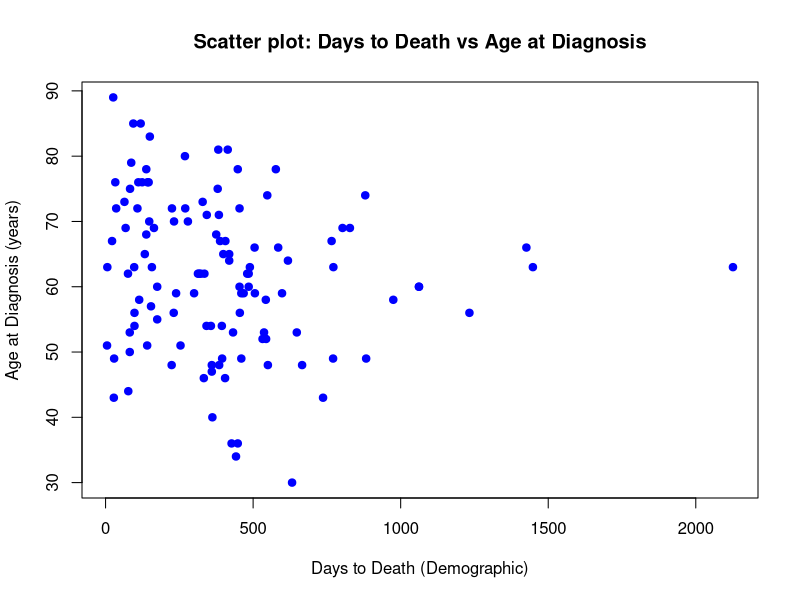
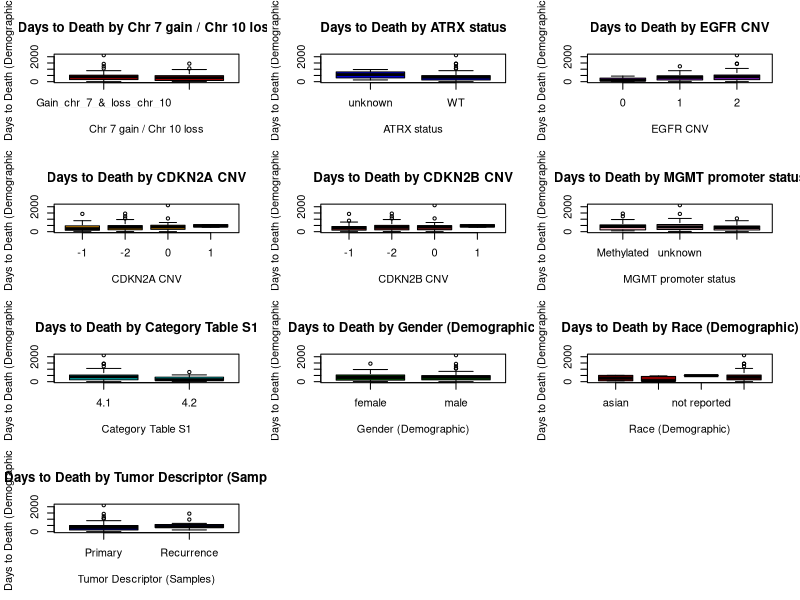
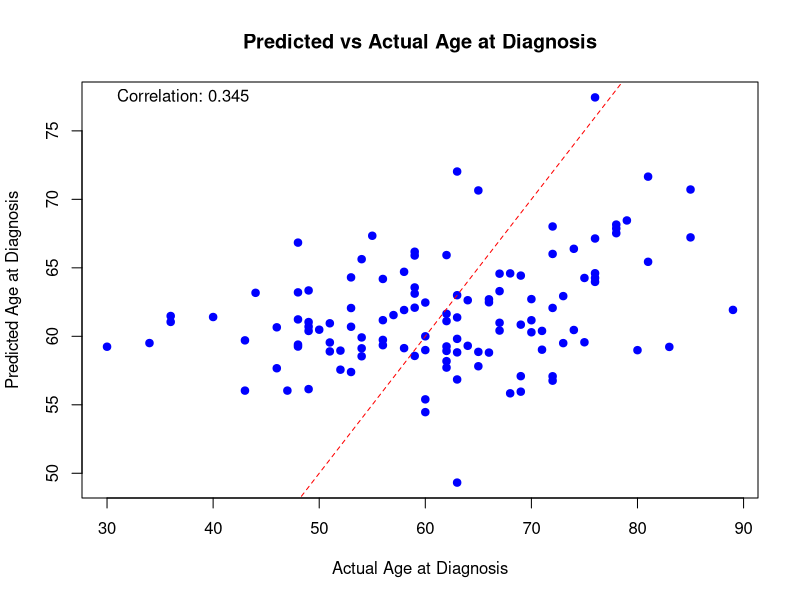
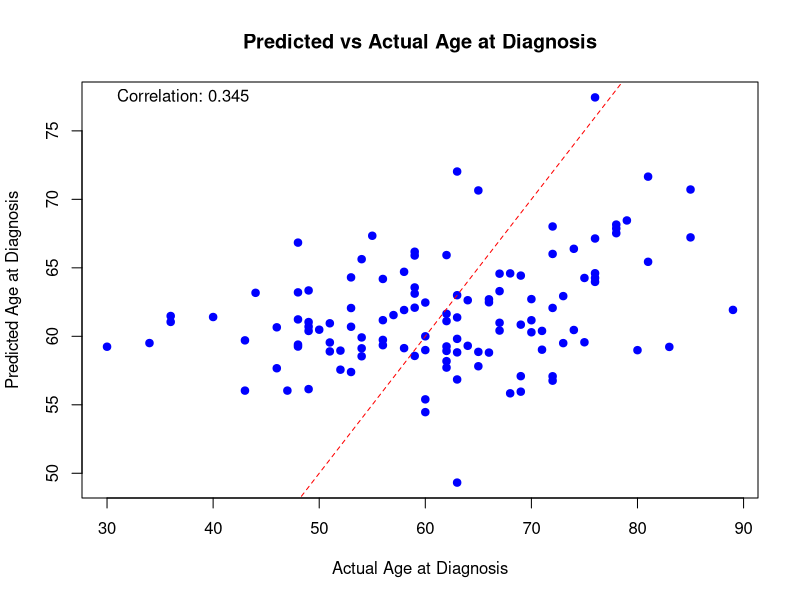

Write R code to recreate these figures, in order.
# Install readxl package if not already installed
install.packages("readxl", dependencies = TRUE)
install.packages("caret")

# Load required libraries
library(readxl)
library(caret)

# Load clinical data
clinica_data <- read_excel("data/ClinicaGliomasMayo2025.xlsx")

# Load gene expression data
# xcell_gene_tpm <- read_excel("data/xCell_gene_tpm_Mayo2025.xlsx")

# Set up a 4x3 plotting area to show all scatter plots at once

# Scatter plot: days_to_death.demographic vs Age_years_at_diagnosis
plot(clinica_data$days_to_death.demographic, clinica_data$Age_years_at_diagnosis,
     xlab = "Days to Death (Demographic)",
     ylab = "Age at Diagnosis (years)",
     main = "Scatter plot: Days to Death vs Age at Diagnosis",
     pch = 19, col = "blue")


par(mfrow = c(4, 3))

# Boxplot: days_to_death.demographic by Chr_7_gain_Chr_10_loss
boxplot(days_to_death.demographic ~ Chr_7_gain_Chr_10_loss, data = clinica_data,
        xlab = "Chr 7 gain / Chr 10 loss",
        ylab = "Days to Death (Demographic)",
        main = "Days to Death by Chr 7 gain / Chr 10 loss",
        col = "red")

# Boxplot: days_to_death.demographic by ATRX_status
boxplot(days_to_death.demographic ~ ATRX_status, data = clinica_data,
        xlab = "ATRX status",
        ylab = "Days to Death (Demographic)",
        main = "Days to Death by ATRX status",
        col = "blue")

# Boxplot: days_to_death.demographic by EGFR_CNV
boxplot(days_to_death.demographic ~ EGFR_CNV, data = clinica_data,
        xlab = "EGFR CNV",
        ylab = "Days to Death (Demographic)",
        main = "Days to Death by EGFR CNV",
        col = "purple")

# Boxplot: days_to_death.demographic by CDKN2A_CNV
boxplot(days_to_death.demographic ~ CDKN2A_CNV, data = clinica_data,
        xlab = "CDKN2A CNV",
        ylab = "Days to Death (Demographic)",
        main = "Days to Death by CDKN2A CNV",
        col = "orange")

# Boxplot: days_to_death.demographic by CDKN2B_CNV
boxplot(days_to_death.demographic ~ CDKN2B_CNV, data = clinica_data,
        xlab = "CDKN2B CNV",
        ylab = "Days to Death (Demographic)",
        main = "Days to Death by CDKN2B CNV",
        col = "brown")

# Boxplot: days_to_death.demographic by MGMT_promoter_status
boxplot(days_to_death.demographic ~ MGMT_promoter_status, data = clinica_data,
        xlab = "MGMT promoter status",
        ylab = "Days to Death (Demographic)",
        main = "Days to Death by MGMT promoter status",
        col = "pink")

# Boxplot: days_to_death.demographic by Category_Table_S1
boxplot(days_to_death.demographic ~ Category_Table_S1, data = clinica_data,
        xlab = "Category Table S1",
        ylab = "Days to Death (Demographic)",
        main = "Days to Death by Category Table S1",
        col = "cyan")

# Boxplot: days_to_death.demographic by gender_demographic
boxplot(days_to_death.demographic ~ gender_demographic, data = clinica_data,
        xlab = "Gender (Demographic)",
        ylab = "Days to Death (Demographic)",
        main = "Days to Death by Gender (Demographic)",
        col = "darkgreen")

# Boxplot: days_to_death.demographic by race.demographic
boxplot(days_to_death.demographic ~ race.demographic, data = clinica_data,
        xlab = "Race (Demographic)",
        ylab = "Days to Death (Demographic)",
        main = "Days to Death by Race (Demographic)",
        col = "darkred")

# Boxplot: days_to_death.demographic by tumor_descriptor_samples
boxplot(days_to_death.demographic ~ tumor_descriptor_samples, data = clinica_data,
        xlab = "Tumor Descriptor (Samples)",
        ylab = "Days to Death (Demographic)",
        main = "Days to Death by Tumor Descriptor (Samples)",
        col = "darkblue")

par(mfrow = c(1, 1))

# Train and evaluate a regressor using leave-one-out cross-validation
# to predict Age_years_at_diagnosis from selected features

# Select relevant columns
features <- c(
  "Chr_7_gain_Chr_10_loss", "TERT_promoter_status", "EGFR_CNV",
  "CDKN2A_CNV", "CDKN2B_CNV", "MGMT_promoter_status", "Category_Table_S1",
  "days_to_death.demographic", "gender_demographic", "race.demographic", "tumor_descriptor_samples"
)

# Prepare data (remove rows with missing values in relevant columns)
data_model <- clinica_data[, c("Age_years_at_diagnosis", features)]
data_model <- na.omit(data_model)

# Convert categorical variables to factors
cat_vars <- c(
  "Chr_7_gain_Chr_10_loss", "TERT_promoter_status", "EGFR_CNV",
  "CDKN2A_CNV", "CDKN2B_CNV", "MGMT_promoter_status", "Category_Table_S1",
  "gender_demographic", "race.demographic", "tumor_descriptor_samples"
)
data_model[cat_vars] <- lapply(data_model[cat_vars], as.factor)


# Set up leave-one-out cross-validation
ctrl <- trainControl(method = "LOOCV")

# Train a linear regression model
set.seed(123)
model <- train(
  Age_years_at_diagnosis ~ .,
  data = data_model,
  method = "lm",
  trControl = ctrl
)

# Print model results
print(model)

# Show cross-validated RMSE
cat("LOOCV RMSE:", model$results$RMSE, "\n")

# Create results directory if it doesn't exist
if (!dir.exists("results")) {
  dir.create("results")
}

# Get predictions from the model
predictions <- predict(model, newdata = data_model)

# Save the scatter plot as PDF
pdf("results/predicted_vs_actual_age.pdf")
plot(data_model$Age_years_at_diagnosis, predictions,
     xlab = "Actual Age at Diagnosis",
     ylab = "Predicted Age at Diagnosis",
     main = "Predicted vs Actual Age at Diagnosis",
     pch = 19, col = "blue")

# Add a perfect prediction line (y = x)
abline(0, 1, col = "red", lty = 2)

# Add correlation coefficient to the plot
correlation <- cor(data_model$Age_years_at_diagnosis, predictions)
text(min(data_model$Age_years_at_diagnosis), max(predictions),
     paste("Correlation:", round(correlation, 3)),
     pos = 4)
dev.off()

# Also display the plot in R
plot(data_model$Age_years_at_diagnosis, predictions,
     xlab = "Actual Age at Diagnosis",
     ylab = "Predicted Age at Diagnosis",
     main = "Predicted vs Actual Age at Diagnosis",
     pch = 19, col = "blue")
abline(0, 1, col = "red", lty = 2)
text(min(data_model$Age_years_at_diagnosis), max(predictions),
     paste("Correlation:", round(correlation, 3)),
     pos = 4)

